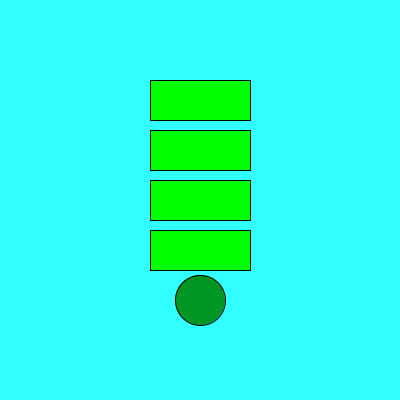
Frame 1 (no input)
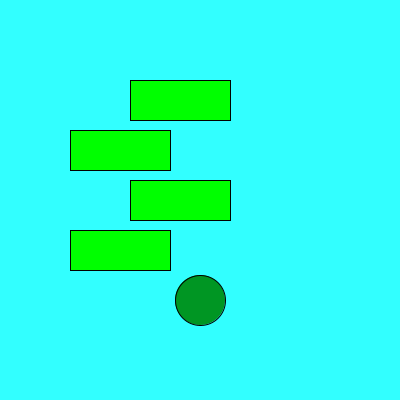
Frame 60 (the mouse pressed at the canvas centre just before this capture)
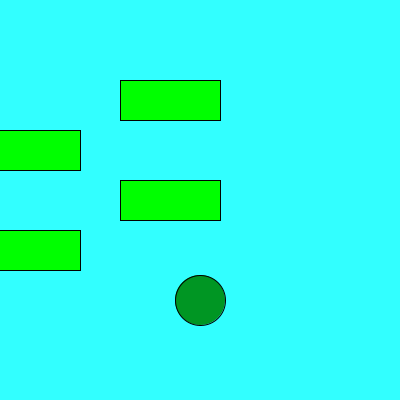
Frame 120 (the mouse held since frame 60 and released just before this capture)

The Processing sketch that drew these frames (run headless with seeded random() and noise(); from frame 60 on, the mouse is pressed at the canvas centre):

// Processing sketch: Frogger
// ── Frogger.pde
int x = 200;
int y = 300;
  Car c = new Car(150, 230, 100, 10);
  Car c2 = new Car(150, 180, 100, 10);
    Car c3 = new Car(150, 130, 100, 10);
      Car c4 = new Car(150, 80, 100, 10);
void setup(){
  size(400, 400);
}
void draw(){

  if(intersects(c)==true || intersects(c2)==true || intersects(c3)==true || intersects(c4)==true){
    x=200;
    y=300;
  }
  background(50, 255, 255);
    c.display();
    c.moveleft();
    c2.display();
    c2.moveRight();
    c3.display();
    c3.moveleft();
    c4.display();
    c4.moveRight();
  fill(0, 150, 35);
  ellipse(x, y, 50, 50);
  if(x>350){
  x=350;
  }
  else if(x<50){
    x=50;
  }
  else if(y>350){
    y=350;
  }
  else if(y<50){
    y=50;
  }
}
void keyPressed()
{
      if(key == CODED){
            if(keyCode == UP)
            {
              y=y-50;
            }
            else if(keyCode == DOWN)
            {
              y=y+50;
            }
            else if(keyCode == RIGHT)
            {
              x=x+50;
            }
            else if(keyCode == LEFT)
            {
              x=x-50;
            }
      }
}
class Car{
int carx;
int cary;
int size;
int speed;
Car(int carx, int cary, int size, int speed){
  this.carx = carx;
  this.cary = cary;
  this.size = size;
  this.speed = speed;
}
void display() 
{
      fill(0,255,0);
      rect(carx , cary, size, 40);
}
void moveleft(){
  carx=carx-speed;
  if(carx<0-size){
    carx=width;
  }
}
void moveRight(){
  carx=carx+speed;
  if(carx>400+size){
    carx=0-size;
  }
}
 int getX(){
  return carx;
}
 int getY(){
  return cary;
}
 int getSize(){
  return size;
}
}
boolean intersects(Car car) {
      if ((y > car.getY() && y < car.getY()+50) && (x > car.getX() && x < car.getX()+car.getSize()))
      {
             return true;
      }
      else 
      {
             return false;
      }
}
